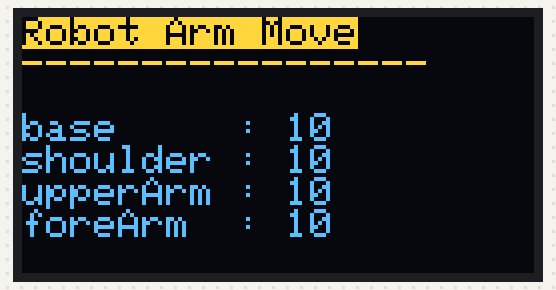
The sketch below on a simulated Arduino Uno, built with avr-gcc and run on an emulated ATmega328P. Shown: 128×64 one-colour display. The OLED is the two-colour kind (top 16 rows yellow); what the sketch prints to the serial monitor is not drawn.

Above: at 0.1 s.
At 1.2 s:
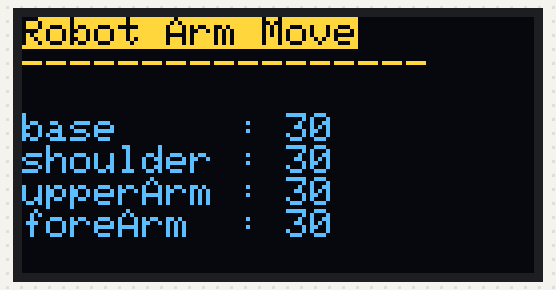
At 2.3 s:
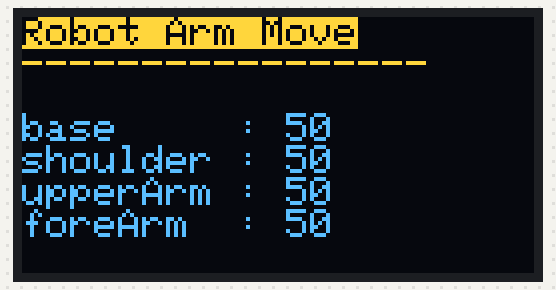
At 5.0 s:
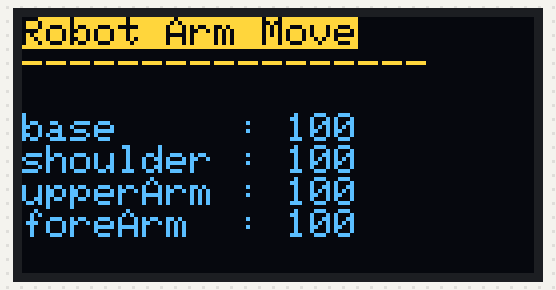
At 7.7 s:
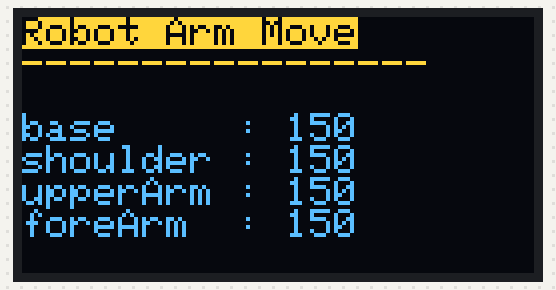
At 10.4 s:
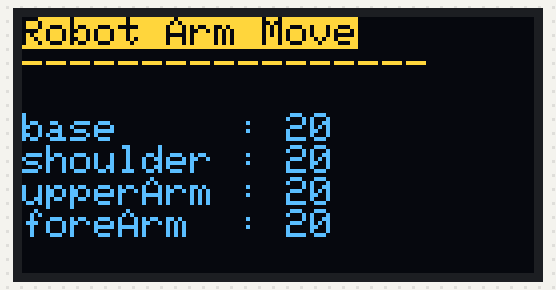

Measured:
- by itself, everything shown: repeats every 9.7 s, in 18 steps
- what the display in image 0 shows lasts 0.5 s, from 0.1 s to 0.6 s

The sketch:

02_OLED_test.ino
```cpp
#include <Adafruit_GFX.h>
#include <Adafruit_SSD1306.h>

#define SCREEN_WIDTH 128  // OLED display width, in pixels
#define SCREEN_HEIGHT 64  // OLED display height, in pixels

#define OLED_RESET     -1 // Reset pin # (or -1 if sharing Arduino reset pin)
#define SCREEN_ADDRESS 0x3C ///< See datasheet for Address; 0x3D for 128x64, 0x3C for 128x32
Adafruit_SSD1306 display(SCREEN_WIDTH, SCREEN_HEIGHT, &Wire, OLED_RESET);

void setup() {
  Serial.begin(9600);

  // SSD1306_SWITCHCAPVCC = generate display voltage from 3.3V internally
  if (!display.begin(SSD1306_SWITCHCAPVCC, SCREEN_ADDRESS)) {
    Serial.println(F("SSD1306 allocation failed"));
    for (;;)
      ;  // Don't proceed, loop forever
  }

  Serial.println("oled found");
  display.clearDisplay();
  display.display();
}

int Angle = 0;

void loop() {
  display.clearDisplay();
  if(Angle>=180) Angle = 0;
  Angle += 10;

  String base     = "base     : " + String(Angle);
  String shoulder = "shoulder : " + String(Angle);
  String upperArm = "upperArm : " + String(Angle);
  String foreArm  = "foreArm  : " + String(Angle);

  display.setTextSize(1.5);
  display.setTextColor(SSD1306_BLACK, SSD1306_WHITE);

  display.setCursor(0,0);
  display.println("Robot Arm Move");
  display.setTextColor(SSD1306_WHITE);
  display.println("-----------------");
  display.println(" ");

  display.setTextSize(1);
  display.println(base);
  display.println(shoulder);
  display.println(upperArm);
  display.println(foreArm);
  display.println(" ");

  display.display();
  delay(500);
}
```
